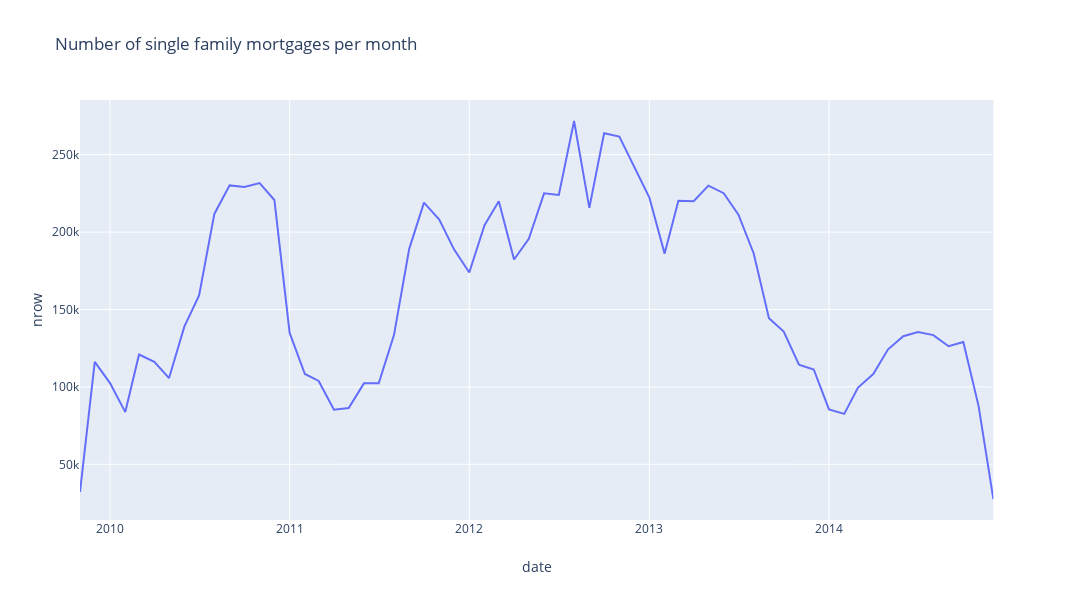

Source (notebook cell):
### Code cell
px.line(OR_DATE, x = "date", y = "nrow", width = 1200, title = "Number of single family mortgages per month")
